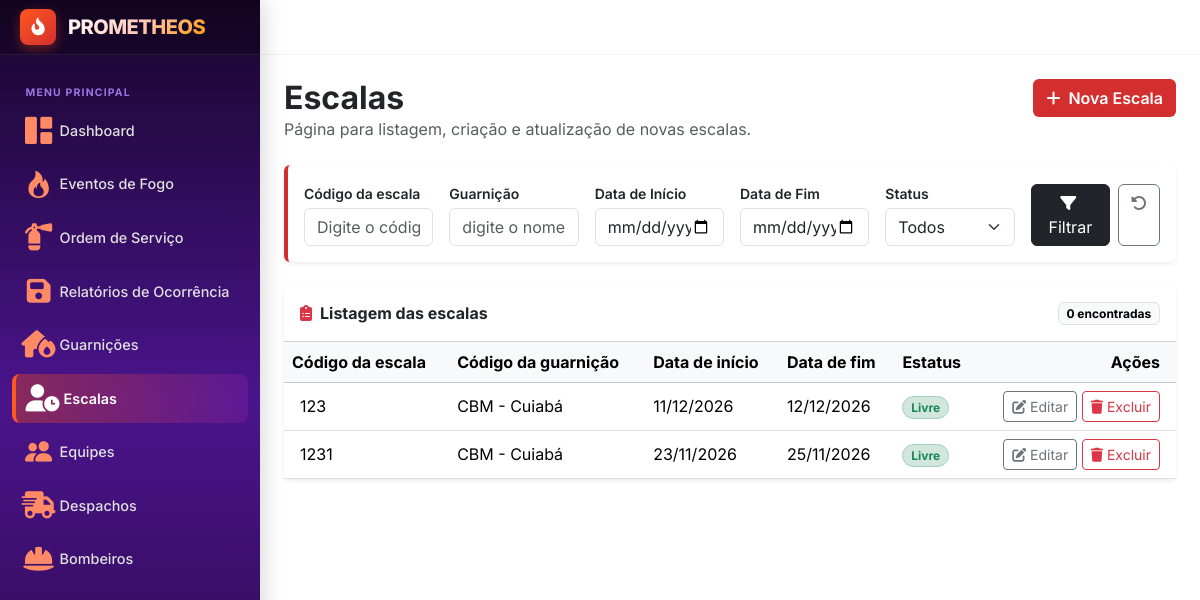
The app's page /escala, older data.
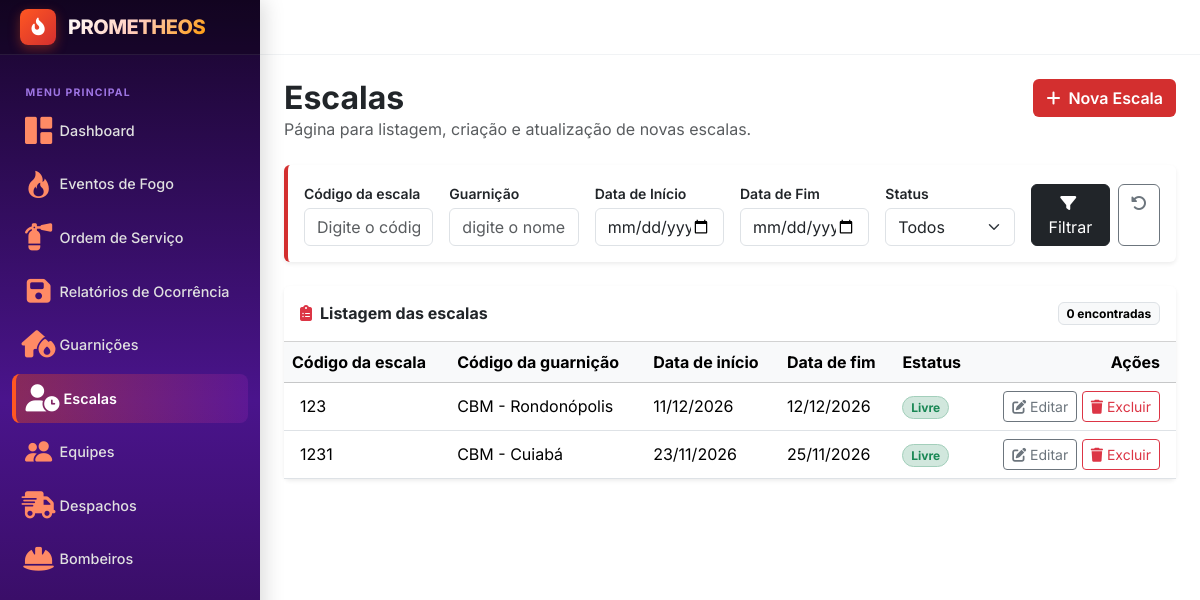
The same page, newer data.
### usuario/models.py (models this page shows, shortened)
class Escala(models.Model):
    id = models.IntegerField(primary_key=True)
    codigo = models.IntegerField()
    id_guarnicao = models.ForeignKey(Guarnicao, on_delete=models.PROTECT)
    data_inicio = models.DateField()
    data_fim = models.DateField()
    estatus = models.CharField(choices=Estatus.choices, default=Estatus.LIVRE)

### gestao/models.py (models this page shows, shortened)
class Guarnicao(models.Model):
    num_regex = RegexValidator(
        regex=r'^\d+$',
        message='Digite o CEP',
        code='invalid_digits'
    )
    id = models.IntegerField(primary_key=True)
    codigo = models.IntegerField()
    nome = models.CharField(max_length=50)
    cep = models.CharField(max_length=8, validators=[num_regex])

### usuario/views.py (the view)
# urls.py: path('escala', userViews.escala, name='escala'),
def escala(request):
    escalas = Escala.objects.all().order_by("-data_inicio")
    filtros = {
        "codigo" : request.GET.get("codigo", ""),
        "id_guarnicao" : request.GET.get("id_guarnicao", ""),
        "data_inicio" : request.GET.get("data_inicio", ""),
        "data_fim" : request.GET.get("data_fim"),
        "estatus" : request.GET.get("estatus", "")
    }
    if filtros["codigo"]:
        escalas = escalas.filter(codigo=filtros["codigo"])
    if filtros["id_guarnicao"]:
        escalas = escalas.filter(id_guarnicao__nome__icontains=filtros["id_guarnicao"])
    if filtros["data_inicio"]:
        escalas = escalas.filter(data_inicio__date__gte=filtros["data_inicio"])
    if filtros["data_fim"]:
        escalas = escalas.filter(data_fim__date__lte=filtros["data_fim"])
    if filtros["estatus"]:
        escalas = escalas.filter(estatus=filtros["estatus"])
    contexto = {
        "escalas" : escalas,
        "filtros" : filtros,
        "estatus_opcoes" : Escala._meta.get_field("estatus").choices
    }
    return render(request, 'usuarios/escalas.html', contexto)

### templates/usuarios/escalas.html (shortened to what the changed rows need)
{% extends "layout.html" %}
{% block content %}
<div class="d-flex flex-wrap align-items-start justify-content-between gap-3 mb-4">
    <div>
        <h1 class="h2 fw-bold mb-0">Escalas</h1>
    </div>
</div>
<div class="card border-0 shadow-sm">
    <div class="card-header bg-white d-flex align-items-center justify-content-between py-3">
        <h2 class="h6 fw-bold mb-0">
            <i class="fa-solid fa-clipboard-list text-danger me-2"></i>Listagem das escalas
        </h2>
    </div>
    <div class="table-responsive">
        <table class="table table-hover align-middle mb-0">
            <thead class="table-light">
                <tr>
                    <th scope="col">Código da escala</th>
                    <th scope="col">Código da guarnição</th>
                    <th scope="col">Data de início</th>
                    <th scope="col">Data de fim</th>
                    <th scope="col">Estatus</th>
                    <th scope="col" class="text-end pe-3">Ações</th>
                </tr>
            </thead>
            <tbody>
                {% for escala in escalas %}
                <tr>
                    <td class="ps-3">{{ escala.codigo }}</td>
                    <td>{{ escala.id_guarnicao.nome }}</td>
                    <td>{{ escala.data_inicio|date:"d/m/Y" }}</td>
                    <td>{{ escala.data_fim|date:"d/m/Y" }}</td>
                    <td>
                        {% if escala.estatus == "LIVRE" %}
                        <span class="badge bg-success-subtle text-success border border-success-subtle rounded-pill">{{ escala.get_estatus_display }}</span>
                        {% elif escala.estatus == "INDISPONIVEL" %}
                        <span class="badge bg-warning-subtle text-warning-emphasis border border-warning-subtle rounded-pill">{{ escala.get_estatus_display }}</span>
                        {% else %}
                        <span class="badge bg-secondary-subtle text-secondary border border-secondary-subtle rounded-pill">{{ escala.get_estatus_display|default:escala.estatus }}</span>
                        {% endif %}
                    </td>
                    <td class="text-end pe-3 text-nowrap">
                        <a href="{% url 'editaEscala' escala.id %}" class="btn btn-sm btn-outline-secondary"
                           title="Editar" aria-label="Editar Escala {{ relatorio.id }}">
                            <i class="fa-solid fa-pen-to-square"></i> Editar
                        </a>
                        <a href="{% url 'excluirEscala' escala.id %}" class="btn btn-sm btn-outline-danger"
                           onclick="return confirm('Excluir Escala?');"
                           title="Excluir" aria-label="Excluir escala {{ relatorio.id }}">
                            <i class="fa-solid fa-trash"></i> Excluir
                        </a>
                    </td>
                </tr>
                {% endfor %}
            </tbody>
        </table>
    </div>
</div>
{% endblock %}

Row changes from the older to the newer data that the page shows:
changed Escala: id_guarnicao.nome "CBM - Cuiabá" → "CBM - Rondonópolis"
